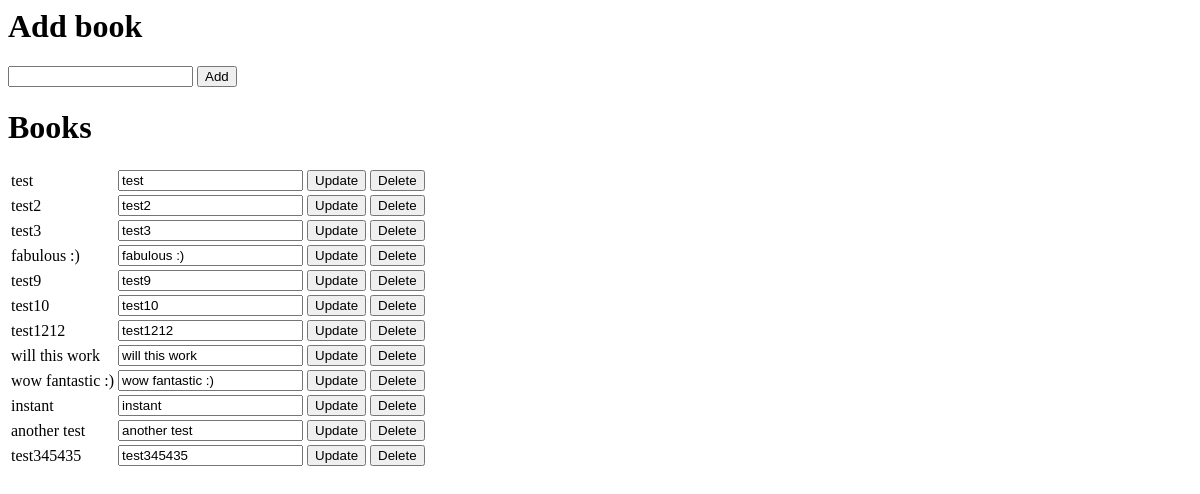
Before: / with the older database file.
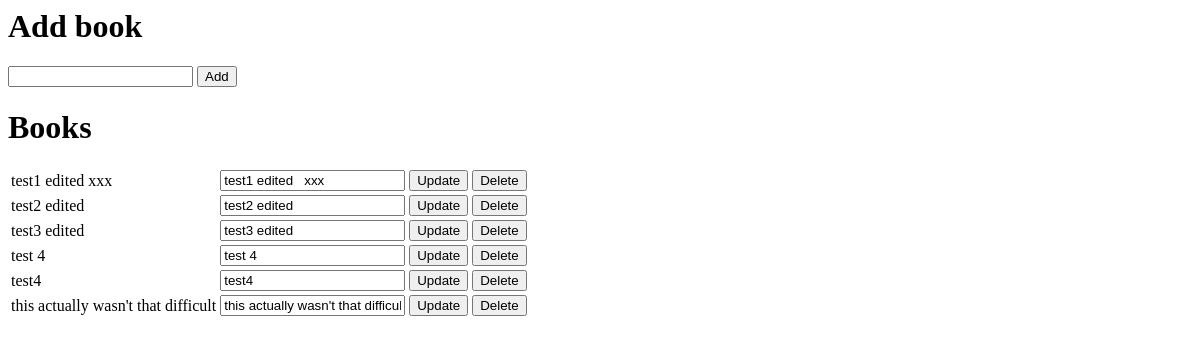
After: the same page with the newer database file.
### bookmanager.py (models this page shows, shortened)
class Book(db.Model):
    title = db.Column(db.String(80), unique=True, nullable=False, primary_key=True)

### bookmanager.py (the view, shortened to what this page needs)
@app.route('/', methods=["GET", "POST"])
def home():
    books = None
    books = Book.query.all()
    return render_template("home.html", books=books)

### templates/home.html (shortened to what this page needs)
<html>
  <body>
    <h1>Add book</h1>
    <form method="POST" action="/">
      <input type="text" name="title">
      <input type="submit" value="Add">
    </form>
    <h1>Books</h1>
    <table>
    {% for book in books %}
      <tr>
       <td>
        <p>{{book.title}}</p>
       </td>
       <td>
        <form method="POST" action="./update" style="display: inline">
	    <input type="text" value="{{book.title}}" name="newtitle">
	    <input type="submit" value="Update">
	</form>
       </td>
       <td>
	<form method="POST" action="./delete" style="display: inline">
		<input type="submit" value="Delete">
	</form>
       </td>
      </tr>
    {% endfor %}
    </table>
  </body>
</html>

Changed rows visible on the page:
removed Book: title "test", newtitle "test"
removed Book: title "test2", newtitle "test2"
removed Book: title "test3", newtitle "test3"
removed Book: title "fabulous :)", newtitle "fabulous :)"
removed Book: title "test9", newtitle "test9"
removed Book: title "test10", newtitle "test10"
removed Book: title "test1212", newtitle "test1212"
removed Book: title "will this work", newtitle "will this work"
removed Book: title "wow fantastic :)", newtitle "wow fantastic :)"
removed Book: title "instant", newtitle "instant"
removed Book: title "another test", newtitle "another test"
removed Book: title "test345435", newtitle "test345435"
added Book: title "test1 edited xxx", newtitle "test1 edited xxx"
added Book: title "test2 edited", newtitle "test2 edited"
added Book: title "test3 edited", newtitle "test3 edited"
added Book: title "test 4", newtitle "test 4"
added Book: title "test4", newtitle "test4"
added Book: title "this actually wasn't that difficult", newtitle "this actually wasn't that difficult"
